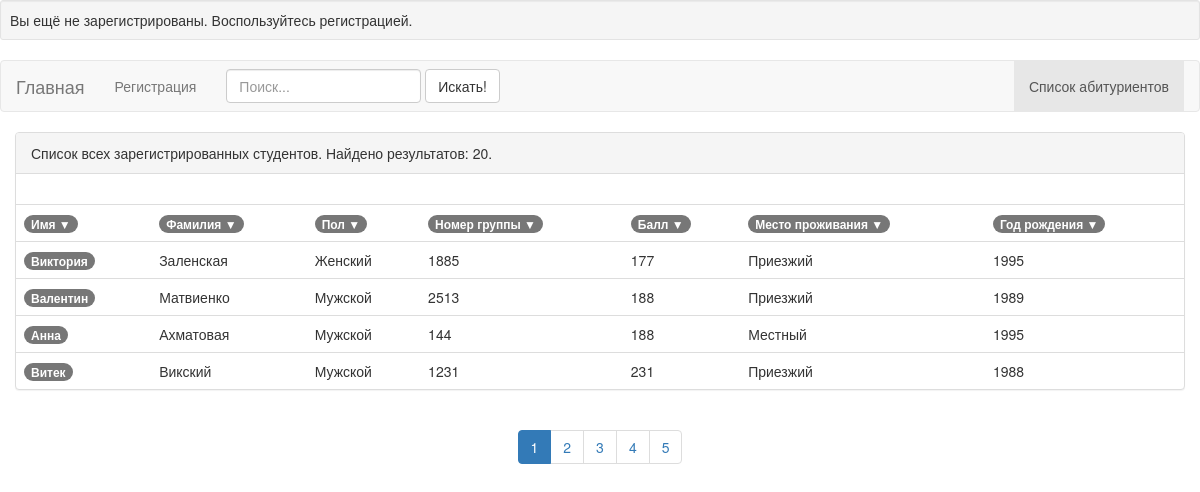
Before: /index.php?page=list with the older database file.
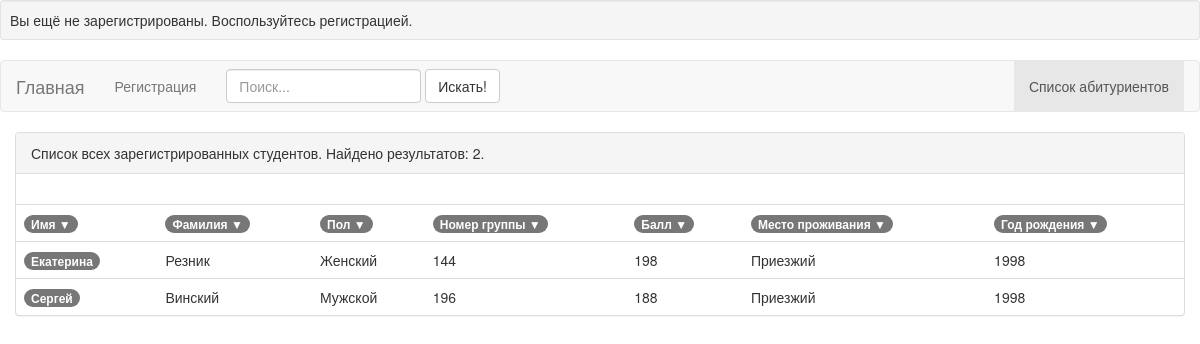
After: the same page with the newer database file.
### tables this page shows
CREATE TABLE IF NOT EXISTS `Students` (
  `name` varchar(255) NOT NULL,
  `surname` varchar(255) NOT NULL,
  `sex` enum('M','F') NOT NULL,
  `groupNumber` int(5) NOT NULL,
  `email` varchar(255) NOT NULL,
  `mark` int(3) NOT NULL,
  `local` enum('L','N') NOT NULL,
  `birthDate` year(4) NOT NULL,
  `ID` int(4) NOT NULL AUTO_INCREMENT,
  `password` varchar(255) NOT NULL,
  `photo` varchar(255) DEFAULT NULL,
  PRIMARY KEY (`ID`),
  UNIQUE KEY `ID_2` (`ID`),
  KEY `ID` (`ID`)
);

### scripts/ini.php (called while the page is built, shortened)
<?php
require_once('functions.php');
require('config.php');
$pdo  = new PDO($dsn, $user, $pass, $opt);
$db   = new StudentsMapper($pdo);
if (isset($_COOKIE['password'])) {
    $password = $_COOKIE['password'];
    $headerMessage = 'К сожалению, Вас нет в списке студентов.';
    if ($db->inspectStudentByPassword($password)) {
        $student       = $db->inspectStudentByPassword($password);
        $headerMessage = "Добро пожаловать, {$student->getName()}";
    }
} else {
    $headerMessage = 'Вы ещё не зарегистрированы. Воспользуйтесь регистрацией.';
    $password = '';
}
$include = isset($_GET['page'])   ?  $_GET['page'] : 'main' ;

### scripts/list_action.php (called while the page is built, shortened)
<?php
$p =  isset($_GET['p'])   ? intval( $_GET['p'] ) : 1 ;
$recordsPerPage = 4;
$offset = ($p -1) * $recordsPerPage;
$search = isset($_GET['search'])   ?  $_GET['search'] : '' ;
$sort = isset($_GET['sort']) ? $_GET['sort'] : 'ASC';
$order = isset($_GET['order']) ? $_GET['order'] : 'ID';
$takeRes = 4;
$count = $db->getCountInDb($search);
$students = $db->searchFromStudents($order, $sort, $offset, $takeRes, $search);
    if ($count == 0)
    {
        $tablePanelHeadingText = 0;
        $isSuccessfulSearch = FALSE;
    } elseif ($students == 'failed')
{
    $tablePanelHeadingText = 1;
    $isSuccessfulSearch = FALSE;
}
    else {
        if ($search == '')
        {
            $tablePanelHeadingText = 2;
        } else {
            $tablePanelHeadingText = 3;
        }
        $isSuccessfulSearch = TRUE;
    }
    $numpages = ceil ($count/$recordsPerPage);
    require './template/list.php';

### scripts/functions.php (called while the page is built, shortened)
<?php
function htmlProtect($in)
{
    return htmlspecialchars($in, ENT_QUOTES);
}
function getPaginatorLink($page, $order, $sort, $search = FALSE)
{
    $link_start = 'index.php?';
    if ($search) {
        $link = array(
            'search' => $search,
            'order' => $order,
            'sort' => $sort,
            'p' => $page
        );
    } else {
        $link = array(
            'page' => 'list',
            'order' => $order,
            'sort' => $sort,
            'p' => $page
        );
    }
    $pageLinker = $link_start . http_build_query($link);
    return $pageLinker;
}
function setClassOfElement($activeElement='') {
    $inspect = '';
    $registration = '';
    $list = '';
    switch ($activeElement){
        case 'list':
            $list = 'class="active"';
            break;
    }
    $array = array($inspect, $registration, $list);
    return $array;
}

### lib/StudentsMapper.php (called while the page is built, shortened)
<?php
class StudentsMapper
{
    private $db;
    public function __construct(PDO $pdo)
    {
        $this->db = $pdo;
    }
    public function getCountInDb($string = '')
    {
        if ($string === '') {
            $sql = "SELECT COUNT(*) FROM students";
        } else {
            $sql = "SELECT COUNT(*) FROM students
                    WHERE Name LIKE :string or Surname LIKE :string or GroupNumber
                    LIKE :string or Email LIKE :string or BirthDate LIKE :string or Mark
                    LIKE :string";
        }
        $srchStudents = $this->db->prepare($sql);
        $reg          = "%$string%";
        $srchStudents->bindParam(":string", $reg);
        $srchStudents->execute();
        $count = $srchStudents->fetchColumn();
        return $count;
    }
    public function searchFromStudents($order, $sort='ASC', $offset, $takeRes, $string = '')
    {
        $orderVariations = array(1=>'ID',
            'name',
            'surname',
            'sex',
            'groupNumber',
            'mark',
            'local',
            'birthDate');
        $sortVariations = array (1=> 'ASC', 2=> 'DESC');
        $legitSort = in_array($sort, $sortVariations);
        $legitOrder = in_array($order, $orderVariations);
        if ($legitOrder && $legitSort)
        {
            if ($string === '') {
                $sql = "SELECT * FROM students ORDER BY $order $sort LIMIT $offset, $takeRes";
            } else {
                $sql = "SELECT * FROM students WHERE Name
                        LIKE :string or Surname LIKE :string or GroupNumber
                        LIKE :string or Email LIKE :string or BirthDate LIKE :string or Mark
                        LIKE :string ORDER BY $order $sort LIMIT $offset, 4";
            }
            $srchStudents = $this->db->prepare($sql);
            $reg          = "%$string%";
            $srchStudents->bindParam(":string", $reg);
            $srchStudents->execute();
            $stud = $srchStudents->fetchAll(PDO::FETCH_CLASS | PDO::FETCH_PROPS_LATE, "student");
            return $stud;
        }
        return 'failed';
    }
}

### lib/Student.php (called while the page is built, shortened)
<?php
class Student
{
    protected $name;
    protected $surname;
    protected $sex;
    protected $groupNumber;
    protected $mark;
    protected $local;
    protected $birthDate;
    protected $ID;
    public function setFieldsWithWhiteSpaces()
    {
        $this->name = '';
        $this->surname = '';
        $this->sex = '';
        $this->groupNumber = '';
        $this->mark = '';
        $this->local = '';
        $this->birthDate = '';
    }
    public function getName()
    {
        return $this->name;
    }
    public function getSurname()
    {
        return $this->surname;
    }
    public function getShowSex()
    {
        if ($this->sex == Student::GENDER_FEMALE) {
            return 'Женский';
        } elseif ($this->sex == Student::GENDER_MALE) {
            return 'Мужской';
        } else {
            return '';
        }
    }
    public function getGroupNumber()
    {
        return $this->groupNumber;
    }
    public function getMark()
    {
        return $this->mark;
    }
    public function getShowLocal()
    {
        if ($this->local == Student::RESIDENCE_LOCAL) {
            return 'Местный';
        } elseif ($this->local == Student::RESIDENCE_NOT_LOCAL)
        {
            return 'Приезжий';
        } else {
            return '';
        }
    }
    public function getBirthDate()
    {
        return $this->birthDate;
    }
    public function getID()
    {
        return $this->ID;
    }
}

### template/list.php (the view, shortened to what this page needs)
<?php require 'main.php'; ?>
<div class="col-md-12">
<div class="panel panel-default">
    <?php switch ($tablePanelHeadingText) :
    case 0: ?>
        <? break;
    case 2: ?>
    <div class="panel-heading">Список всех зарегистрированных студентов. Найдено результатов: <?=htmlProtect($count) ?>.</div>
        <? break;
    case 3: ?>
        <? break;
        endswitch?>
    <div class="panel-body">
    </div>
    <?php if ($isSuccessfulSearch) : ?>
    <table class="table">
        <tr>
            <td>
                <?php if ($order == 'name' && $sort == 'ASC') :?>
        <a href="<?=htmlProtect(getPaginatorLink($p, 'name', 'DESC', $search))?>"><span class="badge">Имя &#9650;</span></a>
                <?php else : ?>
                <a href="<?=htmlProtect(getPaginatorLink($p, 'name', 'ASC', $search))?>"><span class="badge">Имя &#9660;</span></a>
            <?php endif ?>
        </td>
            <td>
    <?php if ($order == 'surname' && $sort == 'ASC') :?>
                <a href="<?=htmlProtect(getPaginatorLink($p, 'surname', 'DESC', $search))?>"><span class="badge">Фамилия &#9650;</span></a></td>
    <?php else : ?>
        <a href="<?=htmlProtect(getPaginatorLink($p, 'surname', 'ASC', $search))?>"><span class="badge">Фамилия &#9660;</span></a>
    <?php endif ?>
            <td>
    <?php if ($order == 'sex' && $sort == 'ASC') :?>
                <a href="<?=htmlProtect(getPaginatorLink($p, 'sex', 'DESC', $search))?>"><span class="badge">Пол &#9650;</span></a>
    <?php else : ?>
                <a href="<?=htmlProtect(getPaginatorLink($p, 'sex', 'ASC', $search))?>"><span class="badge">Пол &#9660;</span></a></td>
        <?php endif ?>
            <td>    <?php if ($order == 'groupNumber' && $sort == 'ASC') :?>
        <a href="<?=htmlProtect(getPaginatorLink($p, 'groupNumber', 'DESC', $search))?>"><span class="badge">Номер группы &#9650;</span></a>
    <?php else : ?>
        <a href="<?=htmlProtect(getPaginatorLink($p, 'groupNumber', 'ASC', $search))?>"><span class="badge">Номер группы &#9660;</span></a>
                <?php endif ?>
            </td>
            <td><?php if ($order == 'mark' && $sort == 'ASC') :?>
                <a href="<?=htmlProtect(getPaginatorLink($p, 'mark', 'DESC', $search))?>"><span class="badge">Балл &#9650;</span></a>
    <?php else : ?>
                <a href="<?=htmlProtect(getPaginatorLink($p, 'mark', 'ASC', $search))?>"><span class="badge">Балл &#9660;</span></a>
                <?php endif ?>
            </td>
            <td>
    <?php if ($order == 'local' && $sort == 'ASC') :?>
                <a href="<?=htmlProtect(getPaginatorLink($p, 'local', 'DESC', $search))?>"><span class="badge">Место проживания &#9650;</span></a>
    <?php else : ?>
                <a href="<?=htmlProtect(getPaginatorLink($p, 'local', 'ASC', $search))?>"><span class="badge">Место проживания &#9660;</span></a>
    <?php endif ?>
        </td>
            <td><?php if ($order == 'birthDate' && $sort == 'ASC') :?>
                <a href="<?=htmlProtect(getPaginatorLink($p, 'birthDate', 'DESC', $search))?>"><span class="badge">Год рождения &#9650;</span></a>
    <?php else : ?>
        <a href="<?=htmlProtect(getPaginatorLink($p, 'birthDate', 'ASC', $search))?>"><span class="badge">Год рождения &#9660;</span></a>
                <?php endif ?>
            </td>
        </tr>
        <?php foreach ($students as $number=>$student): ?>
            <tr>
                <td><a href="index.php?ID=<?=htmlProtect($student->getID())?>"><span class="badge"><?=htmlProtect($student->getName()) ?></span></a></td>
                <td><?=htmlProtect($student->getSurname()) ?></td>
                <td><?=htmlProtect($student->getShowSex()) ?></td>
                <td><?=htmlProtect($student->getGroupNumber()) ?></td>
                <td><?=htmlProtect($student->getMark()) ?></td>
                <td><?=htmlProtect($student->getShowLocal()) ?></td>
                <td><?=htmlProtect($student->getBirthDate()) ?></td>
            </tr>
        <?php endforeach ?>
    </table>
</div>
    <?php if ($numpages > 1) : ?>
        <div class="text-center">
        <nav>
            <ul class="pagination">
        <?php for($i=1;$i<=$numpages;$i++):
            if ($i == $p) : ?>
                <li class="active"><a href=<?=htmlProtect(getPaginatorLink($i, $order, $sort, $search))?>><?= $i?></a></li>
                <?php else :?>
                <li><a href=<?=htmlProtect(getPaginatorLink($i, $order, $sort, $search))?>><?= $i?></a> </li>
                <?php endif; ?>
        <?php endfor; ?>
    </ul>
</nav></div></div>
<?php endif;
    endif;
require './template/footer.php';

### index.php (shortened to what this page needs)
<?php
require './scripts/ini.php';
    switch ($include) {
        case 'list' :
            require_once ('./scripts/list_action.php'); break;
    }

### template/header.php (shortened to what this page needs)
<!DOCTYPE html>
<html xmlns="http://www.w3.org/1999/html">
<head lang="en">
    <link href="./css/css/bootstrap.min.css" rel="stylesheet">
</head>
<body>

### template/main.php (shortened to what this page needs)
<?php include 'header.php';
list($navbarInspectClass, $navbarEditClass, $navbarListClass) = setClassOfElement($include);
?>
<div class="well well-sm"><?=htmlProtect($headerMessage)?></div>
       <nav class="navbar navbar-default">
        <div class="container-fluid">
            <div class="navbar-header">
                <a class="navbar-brand" href="index.php">Главная</a>
            </div>
            <div class="collapse navbar-collapse" id="bs-example-navbar-collapse-1">
                <ul class="nav navbar-nav">
                    <?php if ($password !='') : ?>
                    <li <?=$navbarInspectClass ?>><a href="index.php?ID=self"><?= ($ID != 'self') ? 'Просмотр профиля' : 'Мой профиль' ?></a></li>
                    <li <?=$navbarEditClass ?>><a href="index.php?page=registration">Редактировать профиль<span class="sr-only">(current)</span></a></li>
                   <?php else : ?>
                    <li <?=$navbarEditClass ?>><a href="index.php?page=registration">Регистрация</a></li>
<?php endif ?>
                </ul>
                <form class="navbar-form navbar-left" role="search" method="get">
                    <div class="form-group">
                        <input type="text" class="form-control" name="search" placeholder="<?=htmlProtect(($search != '') ? $search : 'Поиск...') ?>">
                    </div>
                    <button type="submit" class="btn btn-default">Искать!</button>
                </form>
                <ul class="nav navbar-nav navbar-right">
                    <li <?=$navbarListClass ?>><a href="index.php?page=list">Список абитуриентов</a></li>
                </ul>
            </div>
        </div>
    </nav>
<?php include 'footer.php';?>

### template/footer.php
</body>
</html>

Changed rows visible on the page:
removed students: name "Виктория", surname "Заленская", sex "Женский", groupNumber "1885", mark "177", local "Приезжий", birthDate "1995"
removed students: name "Валентин", surname "Матвиенко", sex "Мужской", groupNumber "2513", mark "188", local "Приезжий", birthDate "1989"
removed students: name "Анна", surname "Ахматовая", sex "Мужской", groupNumber "144", mark "188", local "Местный", birthDate "1995"
removed students: name "Витек", surname "Викский", sex "Мужской", groupNumber "1231", mark "231", local "Приезжий", birthDate "1988"
added students: name "Екатерина", surname "Резник", sex "Женский", groupNumber "144", mark "198", local "Приезжий", birthDate "1998"
added students: name "Сергей", surname "Винский", sex "Мужской", groupNumber "196", mark "188", local "Приезжий", birthDate "1998"
Other visible differences:
htmlProtect($count): "20" → "2"
list line gone: "1"
list line gone: "2"
list line gone: "3"
list line gone: "4"
list line gone: "5"
